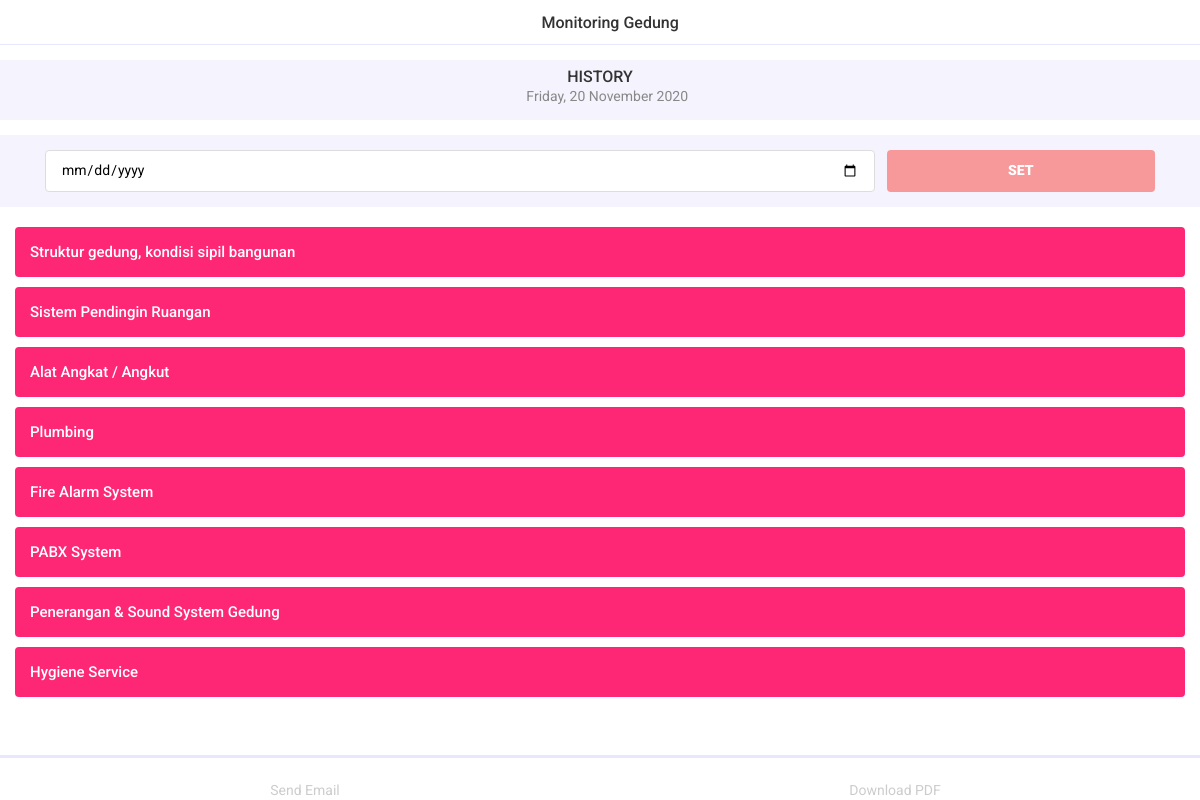
The page /menondc/history (signed in) on the database as committed earlier.
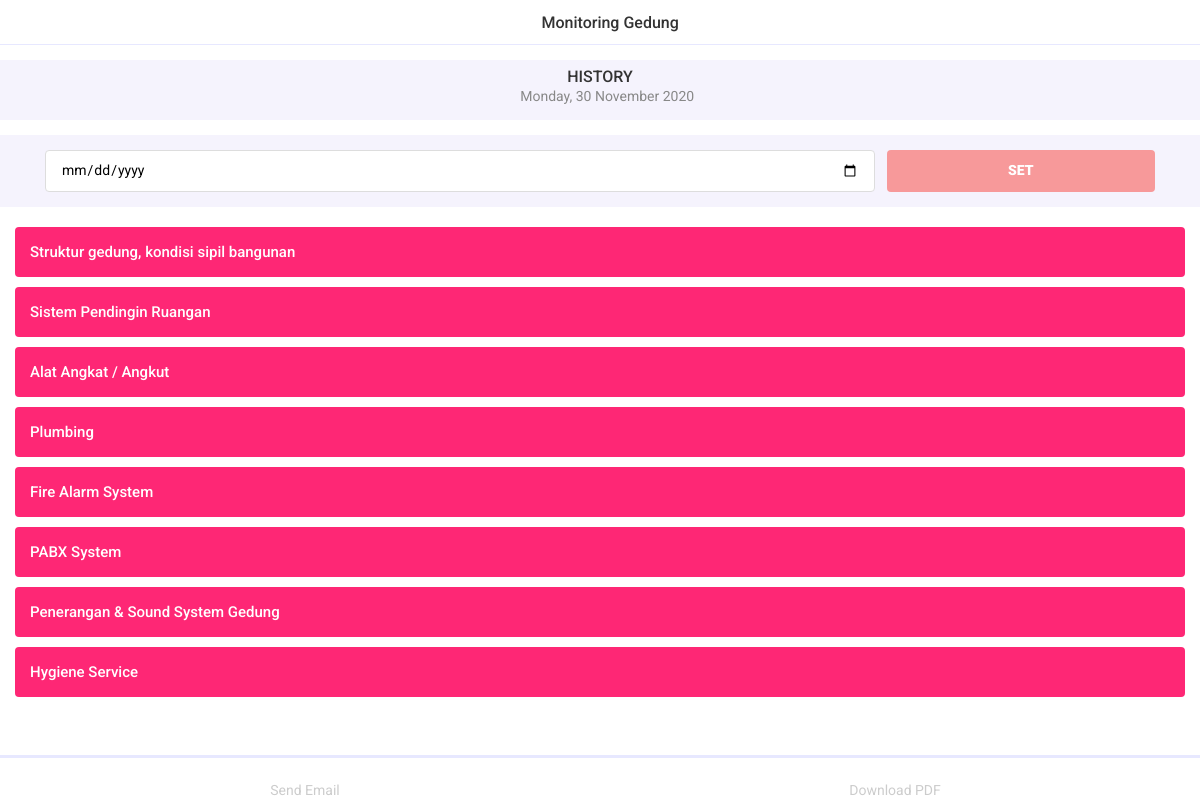
The same page on the database as committed later.
### menondc/models.py (models this page shows, shortened)
class mendc_latest_history(models.Model):
    history = models.DateField(
        name="history", auto_now=False, auto_now_add=False, verbose_name="History")
    class Meta:
        db_table = ''
        managed = True
        verbose_name = 'history'
        verbose_name_plural = 'histories'

### menondc/views.py (the view)
# urls.py: path('history', mendc_history, name='mendc_history'),
@login_required(login_url='user_login')
def mendc_history(request):
    obj = mendc_latest_history.objects.get(id=1)
    if request.method == 'POST':
        tgl = request.POST.get('date')
        if tgl:
            obj.history = datetime.strptime(tgl, '%Y-%m-%d').date()
            obj.save()
    areas = mendc_area.objects.all()
    subareas = mendc_subarea.objects.all()
    dailies = mendc_daily.objects.filter(hariIni=obj.history)
    dailies_queryset = dailies.count()
    context = {
        'areas': areas,
        'subareas': subareas,
        'harians': dailies,
        'tanggal': obj.history,
        'dailies_queryset': dailies_queryset,
        'title': 'Monitoring Gedung'
    }
    return render(request, 'menondc/mendc_history.html', context)

### templates/menondc/mendc_history.html (shortened to what this page needs)
{% extends "base.html" %}{% load static %}
{% block navbar %}
<div class="left"><a href='{% url "mendc_home" %}' class="link"><i class="icon ion-ios-arrow-back"></i></a>
</div>
<div class="title">{{title}}</div>
{% endblock navbar %}
{% block page_wrapper %}
<div class="newsletter bg-lightblue py-2">
    <div class="section-title text-center title-large">
        <h6>HISTORY</h6>
        <p><i class="icon ion-ios-calendar"></i> {{tanggal | date:"l, d F Y"}}</p>
    </div>
</div>
<div class="separator-small"></div>
<div class="form-elements bg-lightblue">
    <div class="separator-small"></div>
    <div class="container">
        <form method="POST" class="form-outline form-horizontal">
            <div class="form-wrapper">
                <div class="input-wrap row">
                    <div class="col-9">
                        <input type="date" name="date" id="date" class="date" autocomplete="off" value="01-01-2000"
                            placeholder="Select Date">
                    </div>
                    <div class="col-3">
                        <div class="button-default">
                            <button class="button minus-button bg-red select-date">SET</button>
                        </div>
                    </div>
                </div>
            </div>
        </form>
    </div>
    <div class="separator-small"></div>
</div>
<div class="separator-medium"></div>
{% if areaCount == 0 %}
<div class="maintenance">
    <div class="container">
        <img src="{% static 'images/maintenance.png' %}" height="300" width="300" alt="">
        <h5 class="mb-5" style="color: red;"><strong>Area Not Found</strong></h5>
        <div class="button-default">
            <div class="row">
                <div class="col-6">
                    <a href="{% url 'mendc_settings' %}" class="button">Settings</a>
                </div>
                <div class="col-6">
                    <a href="{% url 'mendc_area_add' %}" class="button button-outline">Create Area</a>
                </div>
            </div>
        </div>
    </div>
</div>
{% else %}
<div id="accordionParent" class="accordion accordion-inset">
    {% for area in areas %}
    <div class="accordion-item">
        <div class="accordion-title collapsed" data-toggle="collapse" data-target="#accordionTwo{{area.pk}}">
            {{area.namaArea}}
        </div>
    </div>
    {% endfor %}
</div>
{% endif %}
{% endblock page_wrapper %}
{% block toolbar_bottom %}
<ul class="toolbar-bottom toolbar-wrap">
    <li class="toolbar-item">
        <a href="{% url 'mendc_history_send_email' %}" class="toolbar-link">
            <i class="icon ion-ios-send"></i>
            <p>Send Email</p>
        </a>
    </li>
    <li class="toolbar-item">
        <a href="{% url 'mendc_history_download_pdf' %}" class="toolbar-link">
            <i class="icon ion-ios-download"></i>
            <p>Download PDF</p>
        </a>
    </li>
</ul>
{% endblock toolbar_bottom %}

Rows that differ between the two databases and show on the page:
changed mendc_latest_history: history "Friday, 20 November 2020" → "Monday, 30 November 2020"
